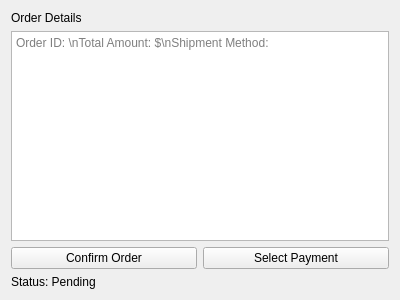
<?xml version="1.0" encoding="UTF-8"?>
<ui version="4.0">
 <class>OrderWindow</class>
 <widget class="QWidget" name="OrderWindow">
  <property name="geometry">
   <rect>
    <x>0</x>
    <y>0</y>
    <width>400</width>
    <height>300</height>
   </rect>
  </property>
  <property name="windowTitle">
   <string>Order Details</string>
  </property>
  <layout class="QVBoxLayout" name="verticalLayout">
   <item>
    <widget class="QLabel" name="orderDetailsLabel">
     <property name="text">
      <string>Order Details</string>
     </property>
    </widget>
   </item>
   <item>
    <widget class="QTextEdit" name="orderDetailsTextEdit">
     <property name="readOnly">
      <bool>true</bool>
     </property>
     <property name="placeholderText">
      <string>Order ID: \nTotal Amount: $\nShipment Method:</string>
     </property>
    </widget>
   </item>
   <item>
    <layout class="QHBoxLayout" name="buttonLayout">
     <item>
      <widget class="QPushButton" name="confirmButton">
       <property name="text">
        <string>Confirm Order</string>
       </property>
      </widget>
     </item>
     <item>
      <widget class="QPushButton" name="paymentButton">
       <property name="text">
        <string>Select Payment</string>
       </property>
      </widget>
     </item>
    </layout>
   </item>
   <item>
    <widget class="QLabel" name="statusLabel">
     <property name="text">
      <string>Status: Pending</string>
     </property>
    </widget>
   </item>
  </layout>
 </widget>
 <resources/>
 <connections/>
</ui>
